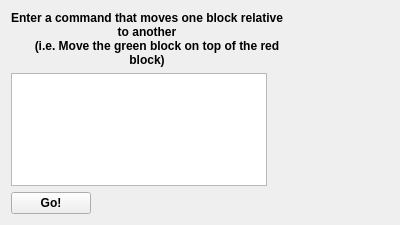
<?xml version="1.0" encoding="UTF-8"?>
<ui version="4.0">
 <class>Form</class>
 <widget class="QWidget" name="visualrelationscommandgui">
  <property name="geometry">
   <rect>
    <x>0</x>
    <y>0</y>
    <width>400</width>
    <height>225</height>
   </rect>
  </property>
  <property name="sizePolicy">
   <sizepolicy hsizetype="Fixed" vsizetype="Preferred">
    <horstretch>0</horstretch>
    <verstretch>0</verstretch>
   </sizepolicy>
  </property>
  <property name="minimumSize">
   <size>
    <width>400</width>
    <height>225</height>
   </size>
  </property>
  <property name="maximumSize">
   <size>
    <width>2000</width>
    <height>1000</height>
   </size>
  </property>
  <property name="windowTitle">
   <string>Interbotix | Visual Relations Command GUI</string>
  </property>
  <property name="styleSheet">
   <string notr="true">font-size: 9pt;
font-weight: bold;</string>
  </property>

  <layout class="QVBoxLayout" name="verticalLayout">
   <item>
    <widget class="QLabel" name="label">
     <property name="sizePolicy">
      <sizepolicy hsizetype="Maximum" vsizetype="Preferred">
       <horstretch>0</horstretch>
       <verstretch>0</verstretch>
      </sizepolicy>
     </property>
     <property name="text">
      <string>Enter a command that moves one block relative to another 
      (i.e. Move the green block on top of the red block)</string>
     </property>
     <property name="alignment">
      <set>Qt::AlignCenter</set>
     </property>
     <property name="wordWrap">
      <bool>true</bool>
     </property>
    </widget>
   </item>
   <item>
    <widget class="QTextEdit" name="label">
     <property name="sizePolicy">
      <sizepolicy hsizetype="Maximum" vsizetype="Preferred">
       <horstretch>0</horstretch>
       <verstretch>0</verstretch>
      </sizepolicy>
     </property>
     <property name="undoRedoEnabled">
      <bool>true</bool>
     </property>
    </widget>
   </item>
   <item>
    <widget class="QPushButton" name="button_snappose">
     <property name="sizePolicy">
      <sizepolicy hsizetype="Fixed" vsizetype="Fixed">
       <horstretch>0</horstretch>
       <verstretch>0</verstretch>
      </sizepolicy>
     </property>
     <property name="text">
      <string>Go!</string>
     </property>
    </widget>
   </item>
  </layout>
 </widget>
 <resources/>
 <connections/>
</ui>
